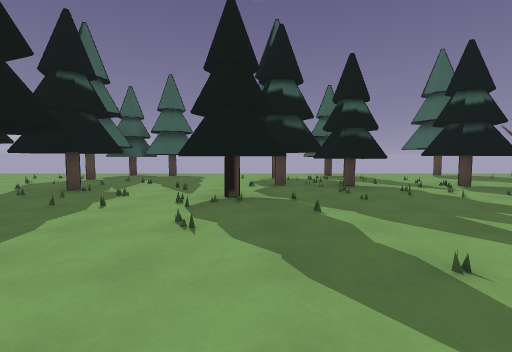
view 1 (above)

24 first-person views from a walk through a Godot game level. The camera is 1.4 m above the floor, tilts 4° down and sees 85° across. The floor is counted in squares, 2 m on a side. Each view is taken from the middle of a square. On the plan, view 1 faces up. The plan holds only what a view shows up to about 9 squares ahead; the rest is blank. The place goes on beyond the plan.

view 2
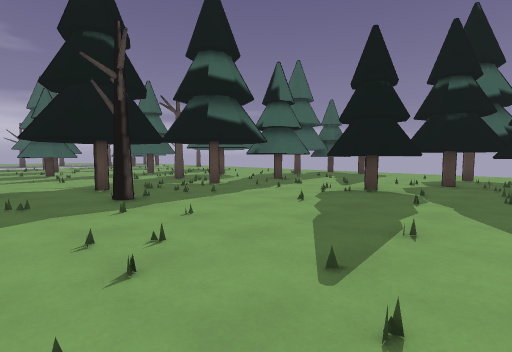

view 3
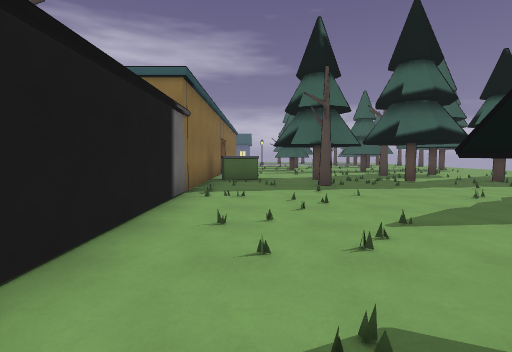

view 4
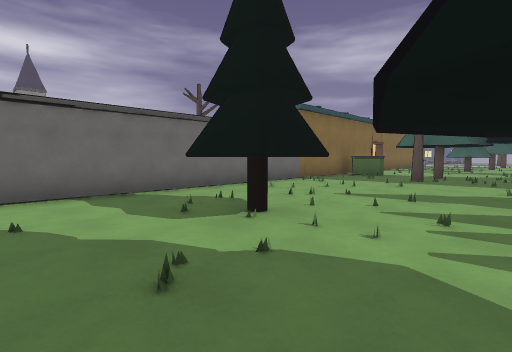

view 5
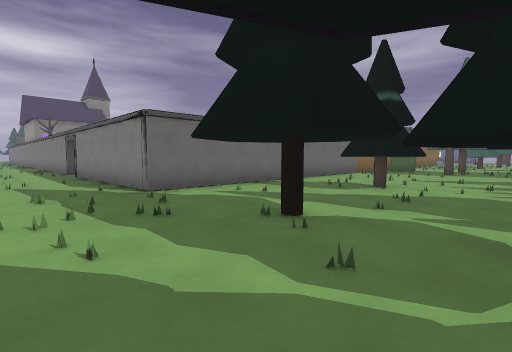

view 6
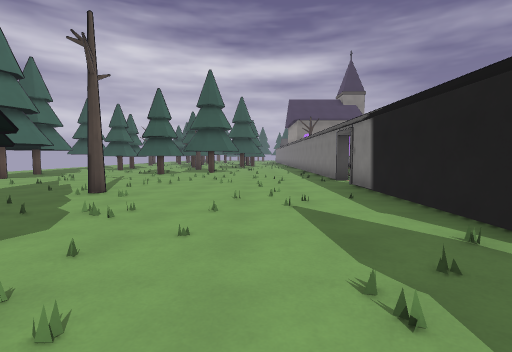

view 7
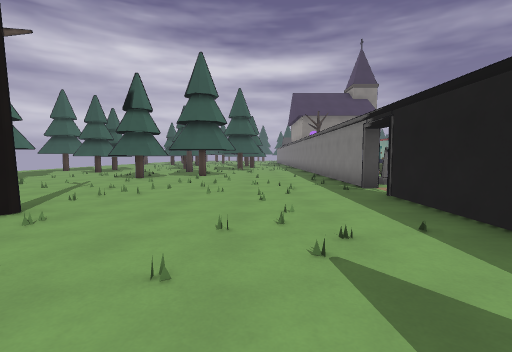

view 8
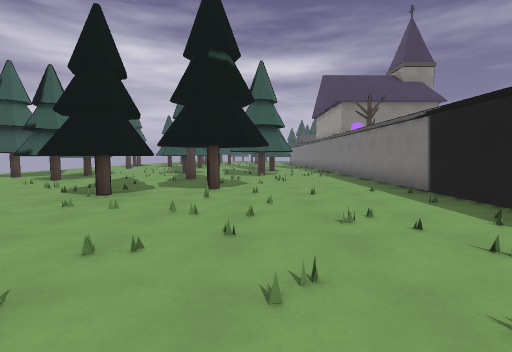

view 9
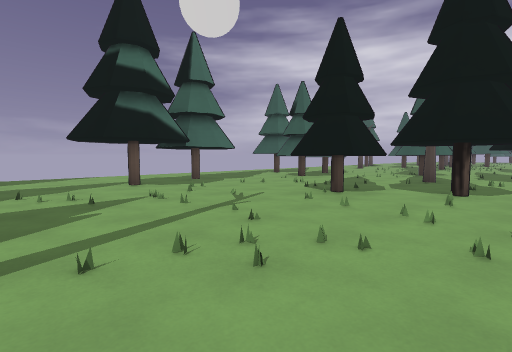

view 10
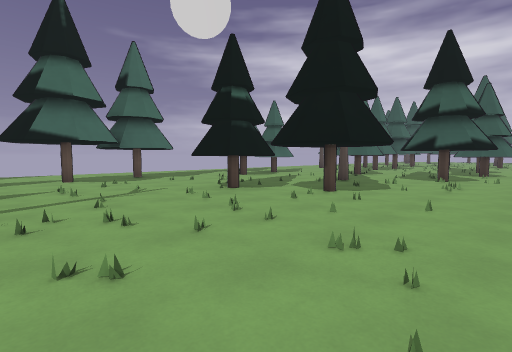

view 11
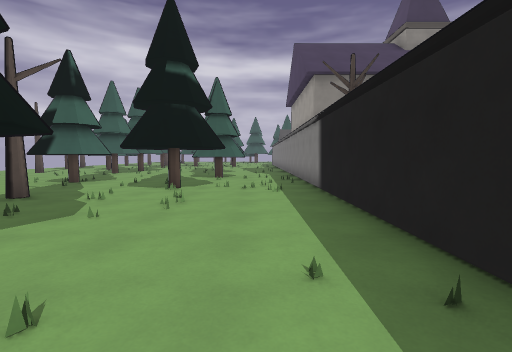

view 12
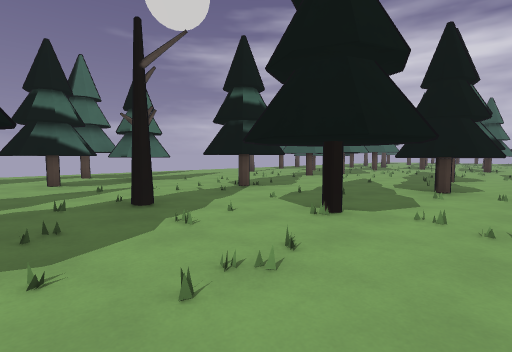

view 13
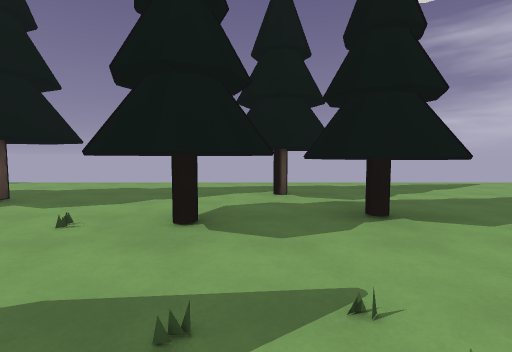

view 14
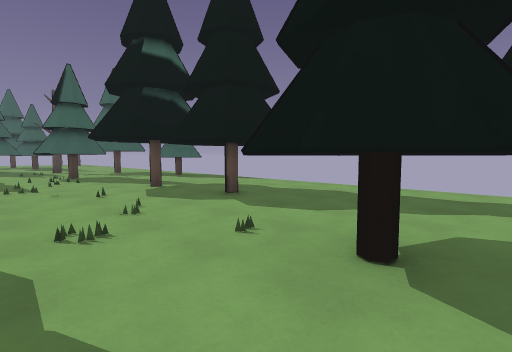

view 15
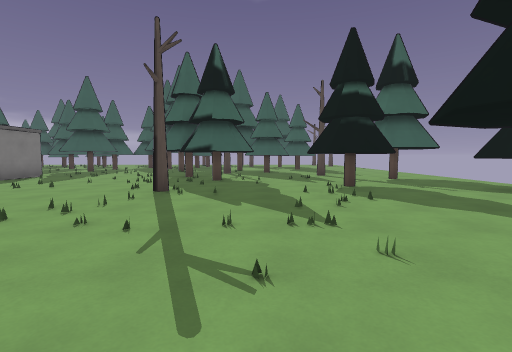

view 16
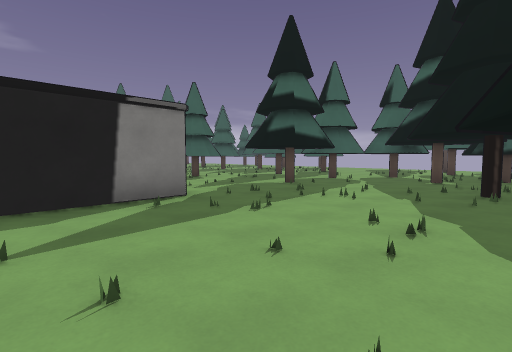

view 17
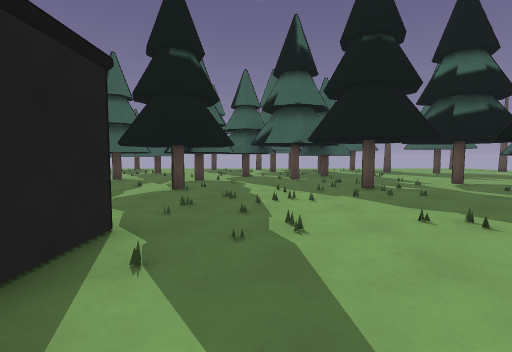

view 18
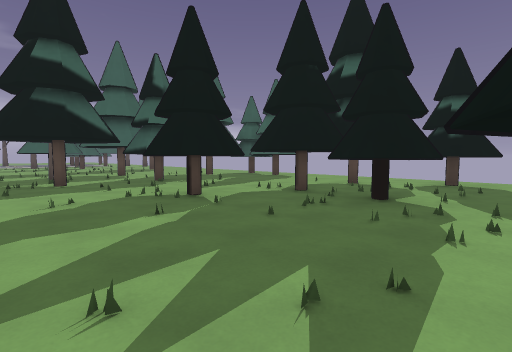

view 19
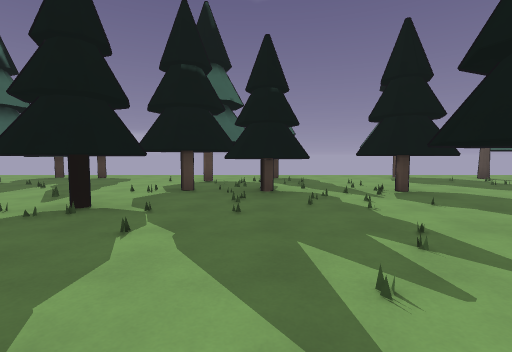

view 20
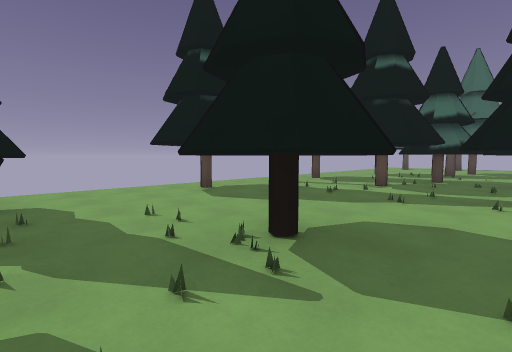

view 21
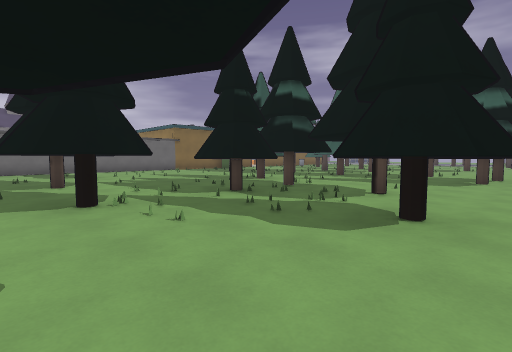

view 22
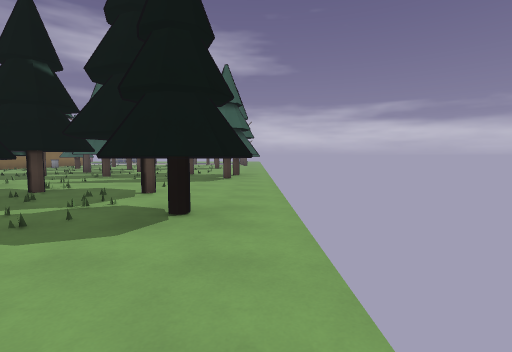

view 23
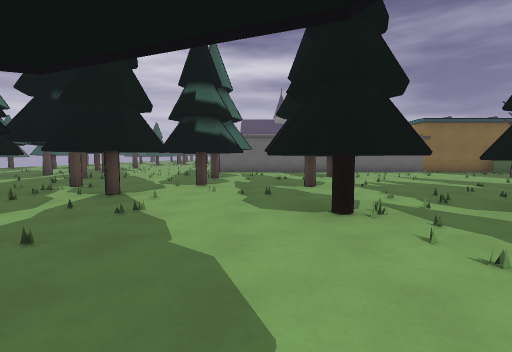

view 24
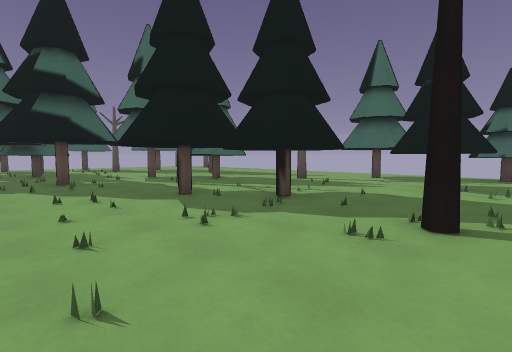

### Floor plan
Key: @ floor where view 1 was taken; # wall or solid block; x gap in a wall; . floor; T thing the floor can be seen under or through.
Columns run from 10 left of view 1 to 21 right of it. Each row starts with its distance up from view 1.
 11        #.....x... ..
 10     .###....##... .#.
  9    ..#.....#...........
  8    .................#..#
  7     ......TTTTx#.....##..
  6      .##..TTTT.#......#..
  5     ..##.TT.......##.##
  4     #....TT...##.####.#.....
  3   ....#.......##.##........#
  2   ......................#
  1  .....##.....##..#....#..
  0 #.........@..##..........##
 -1    .. #.....................
 -2      ##############.... ...#.
 -3                   #.... #....
 -4                   #....##.......
 -5                   #........##...
 -6                   #........##.##
 -7                   #...........#
 -8                   #.............
 -9                   #.............
-10                   #.........#...
-11                   #.............
-12                   #....##...#...
-13                   #...#.........
-14                   #.............
-15                   #........#....
-16                   #....#...#.# .
-17                   #.##.....####.
-18                   #....##..##...
-19                  ##....##.......
-20                  #..##..........
-21                    .#.....   ...
-22                    .....      ..
-23                    ..#..
-24                     ...
-25                     ..

Positions as (right, up) in squares from view 1, and headings:
1: (0, 0), facing up
2: (2, -1), facing up-left
3: (4, -1), facing left
4: (6, 3), facing down-left
5: (10, 3), facing down-left
6: (10, -1), facing down
7: (10, -3), facing down
8: (11, -7), facing down
9: (11, -7), facing down-right
10: (9, -8), facing down-right
11: (9, -11), facing down
12: (9, -14), facing down-right
13: (14, -16), facing right
14: (15, -16), facing up-right
15: (15, -12), facing up
16: (12, -5), facing up-left
17: (9, -5), facing up
18: (4, 2), facing up-left
19: (2, 1), facing up
20: (3, 5), facing up-right
21: (6, 11), facing down-left
22: (6, 11), facing left
23: (6, 10), facing down
24: (10, -7), facing up-right
